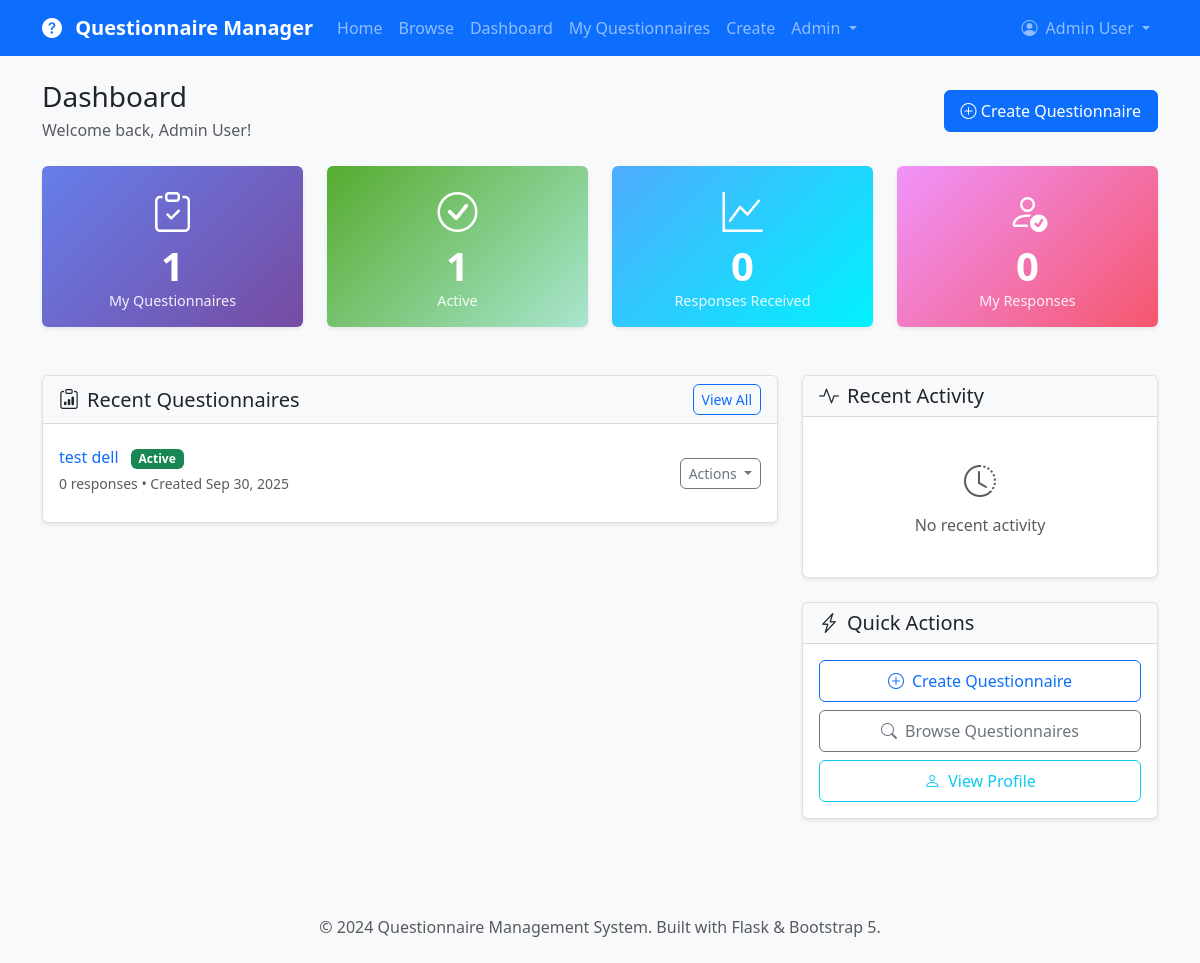
The page /dashboard (signed in) on the database as committed earlier.
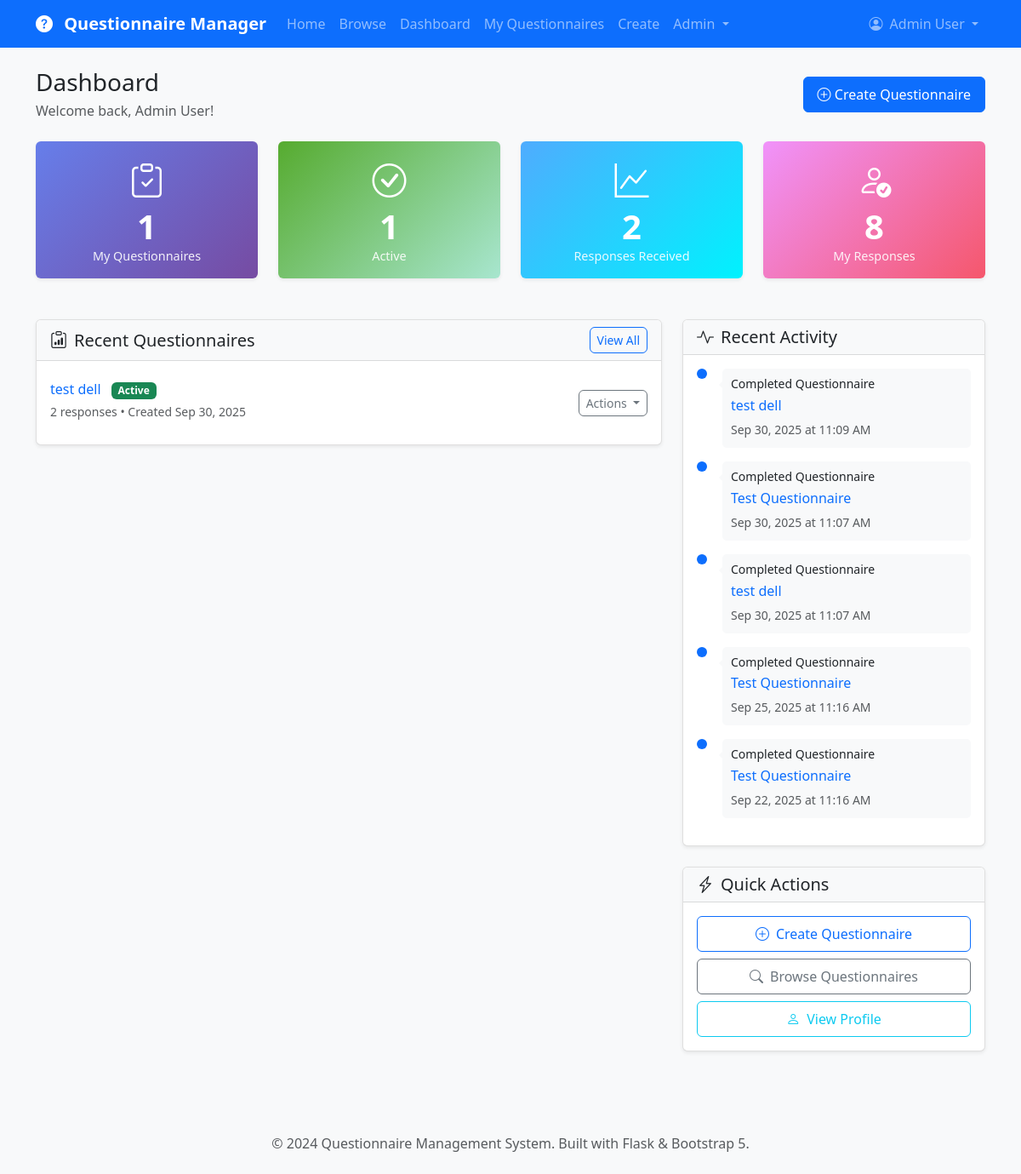
The same page on the database as committed later.
### app/models.py (models this page shows, shortened)
class Questionnaire(db.Model):
    __tablename__ = 'questionnaires'
    id = db.Column(db.Integer, primary_key=True)
    title = db.Column(db.String(200), nullable=False)
    description = db.Column(db.Text)
    creator_id = db.Column(db.Integer, db.ForeignKey('users.id'), nullable=False)
    is_active = db.Column(db.Boolean, default=True)
    allow_anonymous = db.Column(db.Boolean, default=False)
    multiple_submissions = db.Column(db.Boolean, default=False)
    created_at = db.Column(db.DateTime, index=True, default=datetime.utcnow)
    updated_at = db.Column(db.DateTime, default=datetime.utcnow, onupdate=datetime.utcnow)
    questions = db.relationship('Question', backref='questionnaire', lazy='dynamic',
                              cascade='all, delete-orphan', order_by='Question.order')
    responses = db.relationship('Response', backref='questionnaire', lazy='dynamic',
                              cascade='all, delete-orphan')
    def get_total_responses(self):
        return self.responses.filter_by(is_complete=True).count()

class Response(db.Model):
    __tablename__ = 'responses'
    id = db.Column(db.Integer, primary_key=True)
    questionnaire_id = db.Column(db.Integer, db.ForeignKey('questionnaires.id'), nullable=False)
    user_id = db.Column(db.Integer, db.ForeignKey('users.id'), nullable=True)  # Nullable for anonymous
    session_id = db.Column(db.String(255))  # For anonymous users
    is_complete = db.Column(db.Boolean, default=False)
    submitted_at = db.Column(db.DateTime, index=True, default=datetime.utcnow)
    updated_at = db.Column(db.DateTime, default=datetime.utcnow, onupdate=datetime.utcnow)
    answers = db.relationship('Answer', backref='response', lazy='dynamic', cascade='all, delete-orphan')

### app/main/routes.py (the view)
@bp.route('/dashboard')
@login_required
def dashboard():
    user_questionnaires = current_user.created_questionnaires.order_by(desc(Questionnaire.created_at)).limit(5).all()
    user_responses = current_user.responses.order_by(desc(Response.submitted_at)).limit(5).all()
    stats = {
        'total_questionnaires': current_user.created_questionnaires.count(),
        'active_questionnaires': current_user.created_questionnaires.filter_by(is_active=True).count(),
        'total_responses_received': db.session.query(Response).join(Questionnaire).filter(
            Questionnaire.creator_id == current_user.id,
            Response.is_complete == True
        ).count(),
        'my_responses': current_user.responses.filter_by(is_complete=True).count()
    }
    return render_template('main/dashboard.html',
                         title='Dashboard',
                         user_questionnaires=user_questionnaires,
                         user_responses=user_responses,
                         stats=stats)

### app/models.py (called while the page is built)
@login_manager.user_loader
def load_user(user_id):
    return User.query.get(int(user_id))

    def get_full_name(self):
        if self.first_name and self.last_name:
            return f"{self.first_name} {self.last_name}"
        return self.username

    def is_admin(self):
        return self.role == 'admin'

### app/templates/main/dashboard.html (shortened to what the changed rows need)
{% extends "base.html" %}
{% block content %}
<div class="d-flex justify-content-between align-items-center mb-4">
    <div>
        <h1 class="h3 mb-1">Dashboard</h1>
    </div>
</div>
<div class="row mb-4">
    <div class="col-lg-3 col-md-6 mb-4">
        <div class="card stat-card info h-100">
            <div class="card-body text-center">
                <i class="bi bi-graph-up fs-1 mb-3"></i>
                <h3 class="stat-number">{{ stats.total_responses_received }}</h3>
                <p class="stat-label">Responses Received</p>
            </div>
        </div>
    </div>
    <div class="col-lg-3 col-md-6 mb-4">
        <div class="card stat-card warning h-100">
            <div class="card-body text-center">
                <i class="bi bi-person-check fs-1 mb-3"></i>
                <h3 class="stat-number">{{ stats.my_responses }}</h3>
                <p class="stat-label">My Responses</p>
            </div>
        </div>
    </div>
</div>
<div class="row">
    <div class="col-lg-8 mb-4">
        <div class="card">
            <div class="card-body">
                {% if user_questionnaires %}
                    <div class="list-group list-group-flush">
                        {% for questionnaire in user_questionnaires %}
                            <div class="list-group-item d-flex justify-content-between align-items-center px-0">
                                <div>
                                    <h6 class="mb-1">
                                        <a href="{{ url_for('main.view_questionnaire', id=questionnaire.id) }}"
                                           class="text-decoration-none">
                                            {{ questionnaire.title }}
                                        </a>
                                        {% if questionnaire.is_active %}
                                            <span class="badge bg-success ms-2">Active</span>
                                        {% else %}
                                            <span class="badge bg-secondary ms-2">Inactive</span>
                                        {% endif %}
                                    </h6>
                                    <p class="mb-1 text-muted small">
                                        {{ questionnaire.get_total_responses() }} responses •
                                        Created {{ questionnaire.created_at.strftime('%b %d, %Y') }}
                                    </p>
                                </div>
                                <div class="dropdown">
                                    <button class="btn btn-sm btn-outline-secondary dropdown-toggle"
                                            data-bs-toggle="dropdown">
                                        Actions
                                    </button>
                                </div>
                            </div>
                        {% endfor %}
                    </div>
                {% endif %}
            </div>
        </div>
    </div>
    <div class="col-lg-4 mb-4">
        <div class="card">
            <div class="card-body">
                {% if user_responses %}
                    <div class="timeline">
                        {% for response in user_responses %}
                            <div class="timeline-item mb-3">
                                <div class="timeline-marker bg-primary"></div>
                                <div class="timeline-content">
                                    <h6 class="mb-1 small">Completed Questionnaire</h6>
                                    <p class="mb-1">
                                        <a href="{{ url_for('main.view_questionnaire', id=response.questionnaire.id) }}"
                                           class="text-decoration-none">
                                            {{ response.questionnaire.title }}
                                        </a>
                                    </p>
                                    <small class="text-muted">
                                        {{ response.submitted_at.strftime('%b %d, %Y at %I:%M %p') }}
                                    </small>
                                </div>
                            </div>
                        {% endfor %}
                    </div>
                {% else %}
                    <div class="text-center py-4">
                        <i class="bi bi-clock-history text-muted" style="font-size: 2rem;"></i>
                        <p class="text-muted mt-2 mb-0">No recent activity</p>
                    </div>
                {% endif %}
            </div>
        </div>
    </div>
</div>
{% endblock %}

Rows that differ between the two databases and show on the page:
computed for Questionnaire "test dell": get_total_responses "0" → "2"
added Response: questionnaire "test dell", submitted_at "Sep 30, 2025 at 11:09 AM"
added Response: questionnaire "Test Questionnaire", submitted_at "Sep 30, 2025 at 11:07 AM"
added Response: questionnaire "test dell", submitted_at "Sep 30, 2025 at 11:07 AM"
added Response: questionnaire "Test Questionnaire", submitted_at "Sep 25, 2025 at 11:16 AM"
added Response: questionnaire "Test Questionnaire", submitted_at "Sep 22, 2025 at 11:16 AM"
Other text that changed with them:
{{ stats.total_responses_received }}: "0" → "2"
{{ stats.my_responses }}: "0" → "8"
text no longer shown: "No recent activity"
